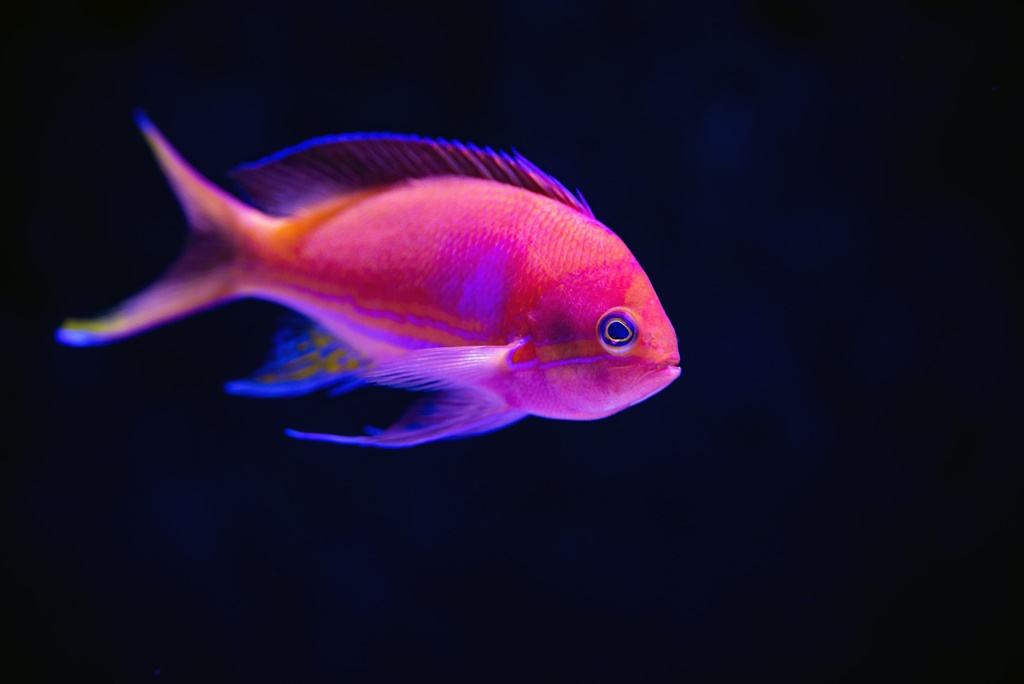
#> input picture PL3/pez.jpg, 1024 x 684 px; the run also reads 2 pictures not shown here
$ jupyter execute Prac03-Brillo.ipynb
#> lines starting #> are read from the running program, lines starting #| are printed output that depends on the picture
# **Práctica 3: Brillo y contraste**

Este cuaderno desarrolla contenidos prácticos de la asignatura **Visión artificial** del Grado en Ciencia e Ingeniería de Datos.

***

# Histograma

Para analizar el brillo y el contraste de una imagen es importante entender el histograma de intensidades. Para ello se va a comenzar la práctica realizando una función para visualizar una imagen junto a su histograma.

> Implementa una función que dada una imagen realice una visualización conjunta tanto de la imagen como de su histograma y distribución acumulada siguiendo las indicaciones que se muestran a continuación:
>
> Se debe verificar que la imagen es de tipo uint8. El histograma tendrá 256 intervalos (bins), desde 0 a 255
>
> La función debe permitir el uso de imágenes en color o de imágenes en escala de grises
>
> Para calcular el histograma se debe implementar una función propia
>

A continuación se muestra algo de ayuda.

-Nota: El mayor valor que puede tener el histograma depende del número total de píxeles en la imagen, ya que el histograma cuenta cuántas veces aparece un valor específico de intensidad (de 0 a 255 en una imagen en escala de grises de 8 bits). El valor más alto del histograma será el que corresponda al nivel de intensidad con más frecuencia en la imagen, y este valor puede ser tan grande como el tamaño total de la imagen.

-Nota: El histograma de una imagen en escala de grises, cuando se trabaja con un rango de 8 bits por píxel, tiene 256 posibles valores de intensidad (de 0 a 255). Por lo tanto, el tamaño del array utilizado para almacenar el histograma de una imagen en escala de grises es de 256 elementos, donde cada elemento corresponde a la frecuencia de aparición de cada valor de intensidad.

RGB: El histograma se almacena en tres arrays (uno para cada canal), cada uno de tamaño 256. En total, para almacenar los histogramas de todos los canales RGB, se necesitarán tres arrays de tamaño 256.

[cell 1]
# Importar bibliotecas que pueden ser necesarias
import matplotlib.pyplot as plt
import numpy as np
import seaborn as sns
import cv2
import skimage

[cell 2]
# Creación de la figura
width, height = plt.rcParams['figure.figsize']
fig, (ax_img, ax_hist) = plt.subplots(1, 2, figsize=(2*width, height))

# La primera se usará para la imagen, la segunda para el histograma

# Ejemplo de visualización de la imagen
img = np.random.randint(0, 256, size=(100, 100), dtype=np.uint8)
ax_img.imshow(img, cmap='gray')

# Ejemplo de visualización del histograma
hist = np.random.randint(0, 256, size=(256,), dtype=np.uint8)
ax_hist.bar(np.arange(256), hist)
plt.show()

[cell 3]
def iter_channels(color_image):
    # Esta función sirve SOLO para imágenes en color (alto, ancho, 3)
    # np.rollaxis(color_image, -1) mueve el eje de canales (último eje) al principio,
    # para poder iterar canal por canal: primero R, luego G, luego B (si la imagen está en RGB).
    for channel in np.rollaxis(color_image, -1):
        # yield devuelve un canal cada vez (generador), sin crear una lista completa
        # Cada 'channel' es una imagen 2D (alto, ancho) de intensidades 0-255 para ese canal específico.
        yield channel

def calculate_histogram(img):
    # COMPROBACIÓN DEL ENUNCIADO: la imagen debe ser uint8 (valores 0..255)
    if img.dtype != np.uint8:
        raise ValueError("La imagen debe ser de tipo uint8.")
    hist=np.zeros(256) # Creamos el histograma: 256 posiciones (bins) para intensidades 0..255. Al inicio todas las frecuencias son 0
    # Recorremos todos los píxeles de la imagen 2D
    for i in range(len(img)): # recorre filas (0..alto-1)
        for j in range(len(img[i])): # recorre columnas (0..ancho-1)
            # img[i, j] es la intensidad del píxel (un número entre 0 y 255)
            # sumamos 1 en el bin correspondiente a esa intensidad
            hist[img[i,j]]+=1 # “He encontrado otro píxel más también con intensidad img[i, j], así que incremento el contador de esa intensidad en 1”.
    # Devuelve un array de tamaño 256:
    # hist[k] = número de píxeles que tienen intensidad k
    return hist

#def calculate_cdf(hist):
#    return np.cumsum(hist)

def calculate_cdf(hist):
    # Queremos calcular el histograma acumulado (CDF):
    # H[k] = sum_{i=0..k} h[i]
    # Es decir, vamos acumulando desde 0 hasta cada k.

    # Creamos un array del mismo tamaño que hist (256) para almacenar el CDF
    cdf = np.zeros(len(hist))
    # Caso base: el acumulado en 0 es simplemente el histograma en 0
    cdf[0] = hist[0]
    # Para cada nivel de intensidad k, acumulamos lo anterior + lo actual
    # cdf[k] = cdf[k-1] + hist[k]
    for k in range(1, len(hist)):
        cdf[k] = cdf[k-1] + hist[k]
    return cdf

# Función para visualizar el histograma de una imagen
def plot_histogram(ax,img):
    # 'ax' es el eje donde vamos a dibujar (el subplot del histograma)
    # 'img' puede ser:
    # - 2D (grises)
    # - 3D (color: alto, ancho, canales)

    if img.ndim == 2:
        # ---- CASO 1: IMAGEN EN ESCALA DE GRISES ----

        # Calculamos el histograma con nuestra función propia
        hist = calculate_histogram(img)

        # Dibujamos el histograma:
        # - np.arange(256) son los niveles 0..255
        # - weights=hist indica cuántas veces aparece cada nivel
        ax.hist(np.arange(256), bins=256, weights=hist.flatten(),
                color='gray', range=(0, 256))

        # Calculamos el acumulado (CDF) con la función implementada "a mano"
        cdf = calculate_cdf(hist)

        # Dibujamos la CDF como una línea encima del histograma
        ax.plot(np.arange(256), cdf, color='black', linewidth=2)

        pass  # (Este pass no hace falta, pero no estorba)

    elif img.ndim == 3:
        # ---- CASO 2: IMAGEN EN COLOR ----
        # En color, calculamos un histograma y una CDF POR CADA CANAL (R, G, B)

        #colors = ['r','g','b']
        #for i, channel in enumerate(iter_channels(img)):
            #channel_color = colors[i]

        # zip(iter_channels(img), 'rgb') une:
        # - canal (matriz 2D)
        # - color con el que dibujarlo ('r', 'g', 'b')
        # `channel` es el canal rojo, verde o azul de la imagen.
        for channel, channel_color in zip(iter_channels(img), 'rgb'):
            # Calculamos histograma del canal (2D)
            hist=calculate_histogram(channel)
            # Dibujamos histograma del canal en su color
            # alpha=0.5 para que se puedan ver varios histogramas superpuestos
            ax.hist(np.arange(256), bins=256, weights=hist.flatten(), color=channel_color, alpha=0.5, range=(0, 256))

            # Calculamos acumulado del canal
            cdf = calculate_cdf(hist)
            # Dibujamos CDF del canal con una línea del mismo color
            ax.plot(np.arange(256), cdf, color=channel_color, linewidth=2)
        pass

# -----IMAGEN EN ESCALA DE GRISES-----
# Creación de la figura para imagen en escala de grises
img_gray = cv2.imread('pez.jpg', cv2.IMREAD_GRAYSCALE)
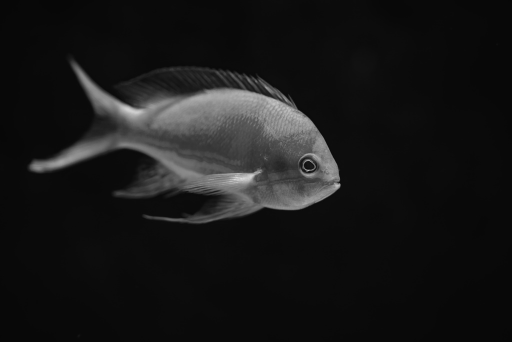
#> img_gray: shape (684, 1024) (shown at 1/2 size); min 5, max 242, mean 23.3
# Ahora img_gray es una imagen 2D (alto, ancho)

width, height = plt.rcParams['figure.figsize']
fig, (ax_img, ax_hist) = plt.subplots(1, 2, figsize=(2*width, height))

# Mostrar la imagen en escala de grises
ax_img.imshow(img_gray, cmap='gray')
ax_img.set_title("Imagen en escala de grises")

# Visualizar el histograma y la CDF de la imagen en grises
plot_histogram(ax_hist, img_gray)
#> after the loop in calculate_histogram, `for i in range(len(img)):`: hist = 256 values, max 155733 at index 10, min 0 at index 0, mean 2736
#> in calculate_cdf, `cdf = np.zeros(len(hist))`: cdf = 256 values from 0 to 0
#> after the loop in calculate_cdf, `for k in range(1, len(hist)):`: cdf = 256 values from 0 to 700416
ax_hist.set_title("Histograma y CDF (grises)")

plt.show()
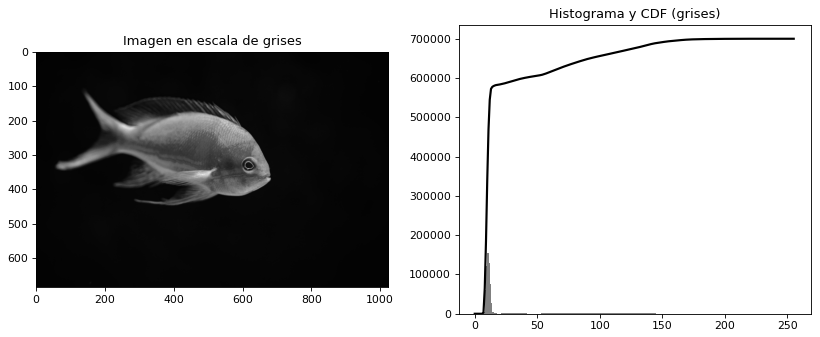
#> figure drawn by matplotlib, 2 panels; panel 2: tallest bar 155733 high, from x = 10 to 11; panel 2: curve peaks at x = 242, y = 700416

# -----IMAGEN EN COLOR-----
# Creación de la figura
img = cv2.imread('pez.jpg')
#> img is the input picture: shape (684, 1024, 3); mean B, G, R 43.2, 15.9, 30.4
#casa.jpg esta está en escala de grises
#pez.jpg
#color.jpg
img = cv2.cvtColor(img, cv2.COLOR_BGR2RGB)
width, height = plt.rcParams['figure.figsize']
fig, (ax_img, ax_hist) = plt.subplots(1, 2, figsize=(2*width, height))

# Ejemplo de visualización de la imagen
ax_img.imshow(img)

# Visualizar el histograma de la imagen
plot_histogram(ax_hist, img)
#> the loop in plot_histogram (call 2), `for channel, channel_color in zip(iter_channels(img), 'rgb'):` made 3 passes
#> channel_color on passes 1 to 3: 'r', 'g', 'b'

#ax_hist.set_yscale('log') para ponerlo en escala logaritmica
plt.show()

### Imagen en escala de grises vs color

- Una imagen en grises es una matriz 2D: img[i, j] es la intensidad.

- Una imagen en color es 3D: img[i, j, c] con c canal (R, G, B). En color puedes hacer un histograma por canal.

### ¿Por qué “uint8” y “256 bins (0..255)”?

Porque en uint8 cada píxel tiene 8 bits ⇒ valores posibles 0–255. Entonces el histograma tiene 256 posiciones (una por intensidad).

### Histograma (definición)

El histograma h[k] es:
- nº de píxeles con intensidad k.

#### Histograma acumulado / CDF

H[k] = sum_{i=0..k} h[i] y dicen 2 cosas clave:
- El máximo de H coincide con el nº total de píxeles.
- Si lo normalizas, el máximo es 1.

### Funciones

* iter_channels(color_image): Esta función es un generador que itera sobre los canales de color de una imagen. Toma una imagen en color como entrada (color_image) y utiliza np.rollaxis para iterar sobre los canales de color en el orden especificado. Cada canal de color se devuelve uno a uno en cada iteración.

* calcular_hist(img): Esta función calcula el histograma de una imagen. Toma una imagen en escala de grises como entrada (img) y devuelve un array que contiene el histograma de la imagen. El histograma cuenta la frecuencia de aparición de cada nivel de intensidad de píxel en la imagen. Se incrementa en 1 el contador correspondiente al valor de intensidad del píxel actual. img[i,j] devuelve el valor de intensidad del píxel en la posición (i, j) de la imagen. Después de completar el cálculo del histograma para todos los píxeles de la imagen, el histograma resultante se devuelve como un array NumPy que contiene los recuentos de píxeles para cada valor de intensidad posible (de 0 a 255 para una imagen de 8 bits)

* plot_histogram(ax, img): Esta función visualiza el histograma de una imagen. Toma un eje (ax) de Matplotlib y una imagen (img) como entrada. Si la imagen es en escala de grises, calcula y traza el histograma directamente sobre el eje en color gris. Si la imagen es en color, calcula y traza el histograma de cada canal de color por separado (rojo, verde y azul) en el eje, utilizando diferentes colores para cada canal.

### Ejemplo muy sencillo de cómo se construye un histograma

Supongamos una imagen 1D muy pequeña (para simplificar):

img = [2, 2, 5, 2]

Cada valor representa la intensidad de un píxel.

Inicializamos el histograma (solo mostramos las posiciones que importan):
hist[2] = 0
hist[5] = 0

Recorremos los píxeles uno a uno:

1️⃣ Primer píxel → intensidad 2
hist[2] += 1  → hist[2] = 1

2️⃣ Segundo píxel → intensidad 2
hist[2] += 1  → hist[2] = 2

3️⃣ Tercer píxel → intensidad 5
hist[5] += 1  → hist[5] = 1

4️⃣ Cuarto píxel → intensidad 2
hist[2] += 1  → hist[2] = 3

Resultado final del histograma:

hist[2] = 3  → hay 3 píxeles con intensidad 2
hist[5] = 1  → hay 1 píxel con intensidad 5

Esto muestra que el histograma simplemente cuenta cuántas veces aparece
cada nivel de intensidad en la imagen.

## Ajuste de contraste lineal

Una vez que se tiene la visualización del histograma se puede analizar mejor el brillo y el contraste. También es más fácil entender cómo funcionan los métodos de ajuste de contraste.

> Crea una función que realice un ajuste de intensidad afín usando la ecuación $s = ra+b$, donde $s$ es el valor del píxel de salida, $r$ el de entrada y $a$ y $b$ son dos constantes. La función debe evitar que el resultado se salga del rango de representación (`np.clip`). Para ello se recomienda realizar una conversión a flotante para realizar las operaciones (`img.astype(np.double)`). Después de la operación se debe volver a convertir a su formato original.

> Prueba con diversos valores de $a$ y $b$ y analiza el resultado.

[cell 4]
def ajuste_intensidad_afín(img, a, b):
#> called with a = 1.5, b = 20
    img_float = img.astype(np.double)  # Convertimos a float para evitar overflow
    img_ajustada = a * img_float + b  # Aplicamos la transformación afín
    # Clip para asegurarnos de que los valores estén en el rango [0, 255]
    img_ajustada = np.clip(img_ajustada, 0, 255)
    return img_ajustada.astype(np.uint8)  # Convertimos de nuevo a uint8 para la imagen final
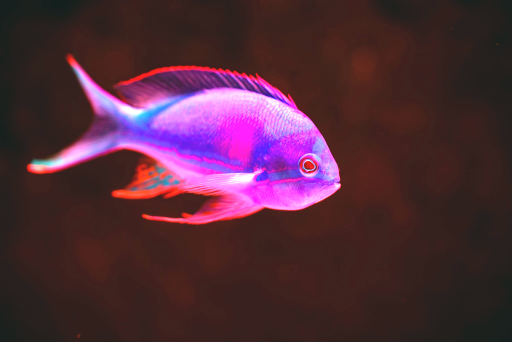
#> returned value: shape (684, 1024, 3) (shown at 1/2 size); mean of channels 0, 1, 2 59.1, 43.5, 81.3; drawn as B, G, R

    # img_ajustada = np.rint(img_ajustada)       # redondeo (opcional pero recomendable)
    # return img_ajustada.astype(img.dtype)      # volver al tipo original


# -----IMAGEN EN COLOR-----
img = cv2.imread('pez.jpg')
img = cv2.cvtColor(img, cv2.COLOR_BGR2RGB)
a = 1.5  # Factor de escala (contraste)
b = 20   # Desplazamiento (brillo)
img_ajustada = ajuste_intensidad_afín(img, a, b)
# Visualización de la imagen original y la ajustada
width, height = plt.rcParams['figure.figsize']
fig, (ax_orig, ax_ajustada) = plt.subplots(1, 2, figsize=(2*width, height))
ax_orig.imshow(img)
ax_orig.set_title("Imagen Original")
ax_ajustada.imshow(img_ajustada)
ax_ajustada.set_title("Imagen Ajustada (a=1.5, b=20)")
plt.show()

# -----IMAGEN EN ESCALA DE GRISES-----
img_gray = cv2.imread('pez.jpg', cv2.IMREAD_GRAYSCALE)
a = 1.5  # Factor de escala (contraste)
b = 20   # Desplazamiento (brillo)
img_gray_ajustada = ajuste_intensidad_afín(img_gray, a, b)
# Visualización de la imagen original y la ajustada
width, height = plt.rcParams['figure.figsize']
fig, (ax_orig, ax_ajustada) = plt.subplots(1, 2, figsize=(2*width, height))
ax_orig.imshow(img_gray, cmap='gray')
ax_orig.set_title("Imagen Original (grises)")
ax_ajustada.imshow(img_gray_ajustada, cmap='gray')
ax_ajustada.set_title("Imagen Ajustada (grises, a=1.5, b=20)")
plt.show()

[cell 5]
# PROBAR CON DIFERENTES VALORES DE a y b PARA VER SU EFECTO EN CONTRASTE Y BRILLO

# -----IMAGEN EN COLOR-----
img = cv2.imread('pez.jpg')
img = cv2.cvtColor(img, cv2.COLOR_BGR2RGB)

# -----IMAGEN EN ESCALA DE GRISES-----
img_gray = cv2.imread('pez.jpg', cv2.IMREAD_GRAYSCALE)

valores = [(1.0, 0), (3, 0), (1.0, 20), (1.5, 50), (0.5, 0), (1.0, -30)]
for a, b in valores:
    img_ajustada = ajuste_intensidad_afín(img, a, b)
    # Visualización de la imagen ajustada
    plt.figure(figsize=(6, 6))
    plt.imshow(img_ajustada)
    plt.title(f"Imagen Ajustada (a={a}, b={b})")
    plt.axis('off')
    plt.show()

for a, b in valores:
    img_gray_ajustada = ajuste_intensidad_afín(img_gray, a, b)
    # Visualización de la imagen ajustada
    plt.figure(figsize=(6, 6))
    plt.imshow(img_gray_ajustada)
    plt.title(f"Imagen Gris Ajustada (a={a}, b={b})")
    plt.axis('off')
    plt.show()
#> this loop made 6 passes
#> pass 2, in ajuste_intensidad_afín (call 10), `img_ajustada = np.clip(img_ajustada, 0, 255)`:
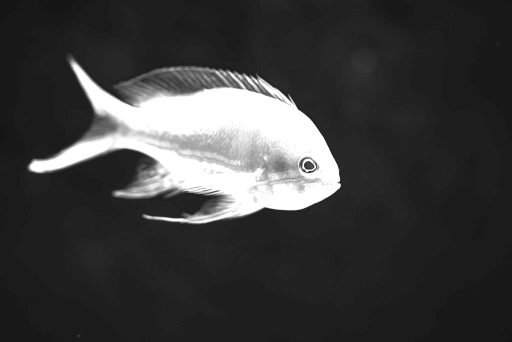
#> img_ajustada: shape (684, 1024) float64 (shown at 1/2 size); min 15, max 255, mean 60.6

[cell 6]
# Color
fig, (ax_img, ax_hist) = plt.subplots(1, 2, figsize=(12, 5))

ax_img.imshow(img_ajustada)
ax_img.set_title("Imagen ajustada")
ax_img.axis("off")

plot_histogram(ax_hist, img_ajustada)
ax_hist.set_title("Histograma y CDF")

plt.show()

# Gris
fig, (ax_img, ax_hist) = plt.subplots(1, 2, figsize=(12, 5))

ax_img.imshow(img_gray_ajustada)
ax_img.set_title("Imagen gris ajustada")
ax_img.axis("off")

plot_histogram(ax_hist, img_gray_ajustada)
#> in plot_histogram (call 4), `hist = calculate_histogram(img)`: hist = 256 values, max 592534 at index 0, min 0 at index 195, mean 2736
#> in plot_histogram (call 4), `hist = calculate_histogram(img)`:
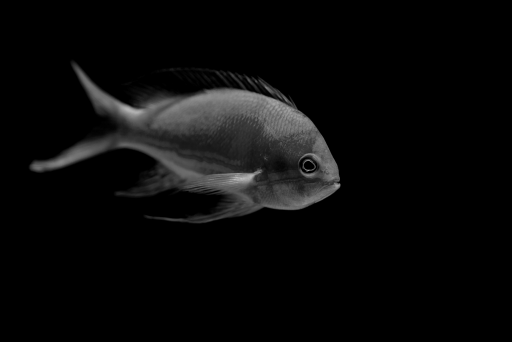
#> img: shape (684, 1024) (shown at 1/2 size); min 0, max 212, mean 9.8
#> in plot_histogram (call 4), `cdf = calculate_cdf(hist)`: cdf = 256 values from 592534 to 700416
ax_hist.set_title("Histograma y CDF")

plt.show()

> Realiza la normalización de la imagen usando $r_{norm} =  \frac{r - r_{min}} {r_{max} - r_{min}}$, donde $r_{min}$ es el valor de intensidad mínimo de la imagen, y  $r_{max}$ es el máximo. Este tipo de normalización (min-max normalization) debe retornar una imagen en el rango [0, 1]. En el caso de imagen de color, realiza este proceso para cada canal.

> Convierte la imagen normalizada al rango [0, 255] (se consigue simplemente multiplicando por 255).

> Repite el proceso usando el percentil 2 y 98 como valores de $r_{min}$ y $r_{max}$.

> Usa las técnicas anteriores para visualizar la imagen `http://www.atc.uniovi.es/grado/3va/prac/carretera.jpg`. Fíjate en el histograma para determinar los valores de $r_{min}$ y $r_{max}$.

[cell 7]
# Normalizacion entre 0 y 1 y luego a 0..255
def normalizar(img):
    img= img.astype(np.double) # Convertimos a float para evitar problemas de overflow o underflow durante la normalización
    r_min = np.min(img) # Encontramos el valor mínimo de intensidad en la imagen
#> r_min = 0
    r_max = np.max(img) # Encontramos el valor máximo de intensidad en la imagen
#> r_max = 255
    img_normalizada = (img - r_min) / (r_max - r_min) # Aplicamos la fórmula de normalización: (R - r_min) / (r_max - r_min)
    img_normalizada = img_normalizada*255 # Escalamos a 0..255
    img_normalizada=np.clip(img_normalizada, a_min=0, a_max=255) # Aseguramos que los valores estén en el rango [0, 255]
    img_normalizada = img_normalizada.astype(np.uint8) # Convertimos de nuevo a uint8 para la imagen final
    return img_normalizada # Devolvemos la imagen normalizada, con valores entre 0 y 255, y tipo uint8

# -----IMAGEN EN COLOR NORMALIZADA-----
img_norm = normalizar(img)
fig, (ax_img, ax_hist) = plt.subplots(1, 2, figsize=(12, 5))

ax_img.imshow(img_norm)
ax_img.set_title("Imagen Normalizada")
ax_img.axis("off")

plot_histogram(ax_hist, img_norm)
ax_hist.set_title("Histograma y CDF")

plt.show()
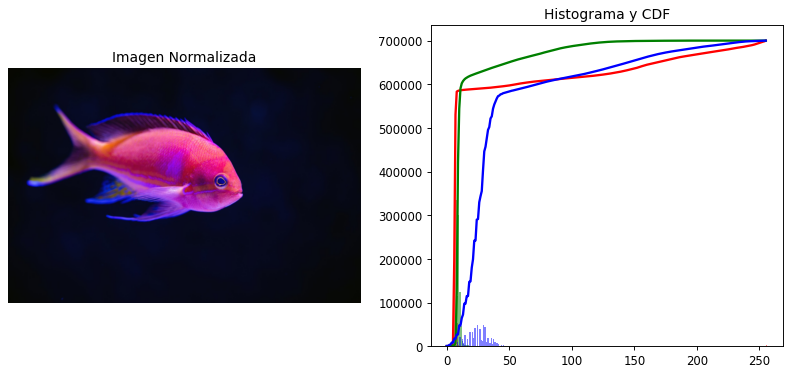
#> figure drawn by matplotlib, 2 panels; panel 2: tallest bar 335665 high, from x = 7 to 8; panel 2: tallest bar 300236 high, from x = 9 to 10; panel 2: tallest bar 47832 high, from x = 24 to 25; panel 2: curve peaks at x = 255, y = 700416

# -----IMAGEN EN ESCALA DE GRISES NORMALIZADA-----
img_gray_norm = normalizar(img_gray)
fig, (ax_img, ax_hist) = plt.subplots(1, 2, figsize=(12, 5))

ax_img.imshow(img_gray_norm, cmap='gray')
ax_img.set_title("Imagen en escala de grises normalizada")
ax_img.axis("off")

plot_histogram(ax_hist, img_gray_norm)
ax_hist.set_title("Histograma y CDF (grises normalizada)")

plt.show()
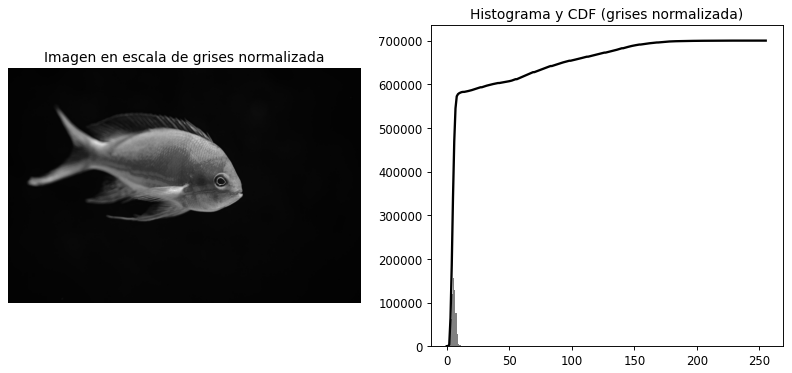
#> figure drawn by matplotlib, 2 panels; panel 2: tallest bar 155733 high, from x = 5 to 6; panel 2: curve peaks at x = 255, y = 700416

[cell 8]
# Normalizacion con percentil 2 y 98
def normalizar_percentil(img):
    img= img.astype(np.double) # Convertimos a float para evitar problemas de overflow o underflow durante la normalización
    r2= np.percentile(img, 2) # Encontramos el valor del percentil 2 de intensidad en la imagen
#> r2 = 6
#> (the rest of the program and of its run is left out)
